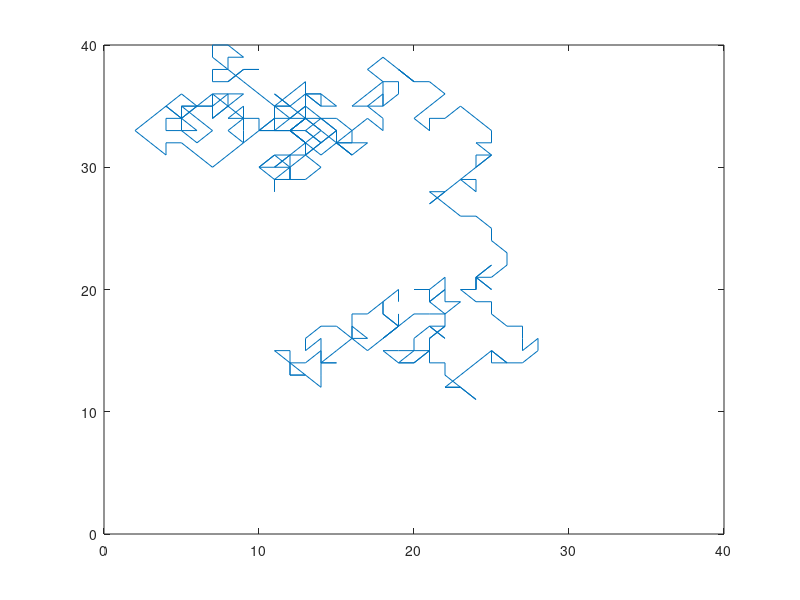

Reproduce this figure in MATLAB.
%% This script creates a person that moves in a random direction and we can test the algorithm

walkerPos = [20, 20];
robotPos = [10, 10];
xLimits = [0, 40];
yLimits = [0, 40];
histWalkerPos = [];

n = 400;

for i=1:n
    % Compute random x direction and adjust position
    xNum = randi([1 3],1);
    if xNum == 1
        xDir = 1;
    elseif xNum == 2
        xDir = -1;
    else
        xDir = 0;
    end
    % Update position if in bounds
    if (xLimits(1) <= walkerPos(1) + xDir <= xLimits(2))
        walkerPos(1) = walkerPos(1) + xDir;
    end
    
    
    % Compute random y direction and adjust position
    yNum = randi([1 3],1);
    if yNum == 1
        yDir = 1;
    elseif yNum == 2
        yDir = -1;
    else
        yDir = 0;
    end
    if (yLimits(1) <= walkerPos(2) + yDir <= yLimits(2))
        walkerPos(2) = walkerPos(2) + yDir;
    end
    direction = [xDir, yDir];
    
    histWalkerPos = [histWalkerPos;walkerPos];
end
plot(histWalkerPos(:,1), histWalkerPos(:,2))
xLinspace = linspace(xLimits(1), xLimits(2));
yLinspace = linspace(yLimits(1), yLimits(2));
xlim(xLimits)
ylim(yLimits)